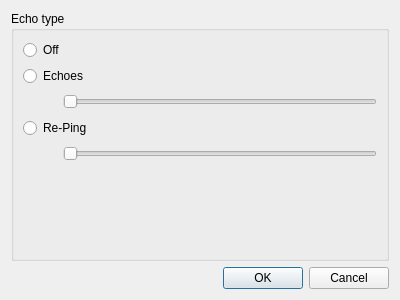
<?xml version="1.0" encoding="UTF-8"?>
<ui version="4.0">
 <class>EchoesDialog</class>
 <widget class="QDialog" name="EchoesDialog">
  <property name="geometry">
   <rect>
    <x>0</x>
    <y>0</y>
    <width>400</width>
    <height>300</height>
   </rect>
  </property>
  <property name="windowTitle">
   <string>Echo Settings</string>
  </property>
  <layout class="QVBoxLayout" name="verticalLayout_2">
   <item>
    <widget class="QGroupBox" name="groupBox">
     <property name="title">
      <string>Echo type</string>
     </property>
     <layout class="QVBoxLayout" name="verticalLayout">
      <item>
       <widget class="QRadioButton" name="radioButtonOff">
        <property name="text">
         <string>Off</string>
        </property>
       </widget>
      </item>
      <item>
       <widget class="QRadioButton" name="radioButtonEcho">
        <property name="text">
         <string>Echoes</string>
        </property>
       </widget>
      </item>
      <item>
       <layout class="QHBoxLayout" name="horizontalLayout_2">
        <item>
         <spacer name="horizontalSpacer">
          <property name="orientation">
           <enum>Qt::Horizontal</enum>
          </property>
          <property name="sizeType">
           <enum>QSizePolicy::Fixed</enum>
          </property>
          <property name="sizeHint" stdset="0">
           <size>
            <width>40</width>
            <height>20</height>
           </size>
          </property>
         </spacer>
        </item>
        <item>
         <widget class="QSlider" name="horizontalSliderDelay">
          <property name="maximum">
           <number>2000</number>
          </property>
          <property name="orientation">
           <enum>Qt::Horizontal</enum>
          </property>
         </widget>
        </item>
       </layout>
      </item>
      <item>
       <widget class="QRadioButton" name="radioButtonReping">
        <property name="text">
         <string>Re-Ping</string>
        </property>
       </widget>
      </item>
      <item>
       <layout class="QHBoxLayout" name="horizontalLayout_3">
        <item>
         <spacer name="horizontalSpacer_2">
          <property name="orientation">
           <enum>Qt::Horizontal</enum>
          </property>
          <property name="sizeType">
           <enum>QSizePolicy::Fixed</enum>
          </property>
          <property name="sizeHint" stdset="0">
           <size>
            <width>40</width>
            <height>20</height>
           </size>
          </property>
         </spacer>
        </item>
        <item>
         <widget class="QSlider" name="horizontalSliderVelocity">
          <property name="maximum">
           <number>127</number>
          </property>
          <property name="orientation">
           <enum>Qt::Horizontal</enum>
          </property>
         </widget>
        </item>
       </layout>
      </item>
      <item>
       <spacer name="verticalSpacer">
        <property name="orientation">
         <enum>Qt::Vertical</enum>
        </property>
        <property name="sizeHint" stdset="0">
         <size>
          <width>20</width>
          <height>40</height>
         </size>
        </property>
       </spacer>
      </item>
     </layout>
    </widget>
   </item>
   <item>
    <widget class="QDialogButtonBox" name="buttonBox">
     <property name="orientation">
      <enum>Qt::Horizontal</enum>
     </property>
     <property name="standardButtons">
      <set>QDialogButtonBox::Cancel|QDialogButtonBox::Ok</set>
     </property>
    </widget>
   </item>
  </layout>
 </widget>
 <resources/>
 <connections>
  <connection>
   <sender>buttonBox</sender>
   <signal>accepted()</signal>
   <receiver>EchoesDialog</receiver>
   <slot>accept()</slot>
   <hints>
    <hint type="sourcelabel">
     <x>248</x>
     <y>254</y>
    </hint>
    <hint type="destinationlabel">
     <x>157</x>
     <y>274</y>
    </hint>
   </hints>
  </connection>
  <connection>
   <sender>buttonBox</sender>
   <signal>rejected()</signal>
   <receiver>EchoesDialog</receiver>
   <slot>reject()</slot>
   <hints>
    <hint type="sourcelabel">
     <x>316</x>
     <y>260</y>
    </hint>
    <hint type="destinationlabel">
     <x>286</x>
     <y>274</y>
    </hint>
   </hints>
  </connection>
  <connection>
   <sender>radioButtonEcho</sender>
   <signal>toggled(bool)</signal>
   <receiver>horizontalSliderDelay</receiver>
   <slot>setEnabled(bool)</slot>
   <hints>
    <hint type="sourcelabel">
     <x>203</x>
     <y>72</y>
    </hint>
    <hint type="destinationlabel">
     <x>226</x>
     <y>105</y>
    </hint>
   </hints>
  </connection>
  <connection>
   <sender>radioButtonReping</sender>
   <signal>toggled(bool)</signal>
   <receiver>horizontalSliderVelocity</receiver>
   <slot>setEnabled(bool)</slot>
   <hints>
    <hint type="sourcelabel">
     <x>203</x>
     <y>137</y>
    </hint>
    <hint type="destinationlabel">
     <x>226</x>
     <y>170</y>
    </hint>
   </hints>
  </connection>
 </connections>
</ui>
